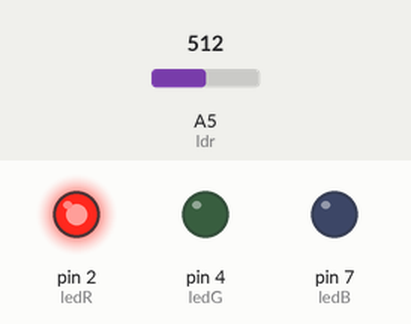
This sketch was run on a simulated Arduino Uno, built with avr-gcc and run on an emulated ATmega328P. Parts: output pins drawn as LEDs (lit = HIGH). The inputs (shaded band) are chosen by the test bench; at power-on: A5 (ldr) = 512. What the sketch prints to the serial monitor is not drawn.

Above: at 14.56 s.
At 15.36 s:
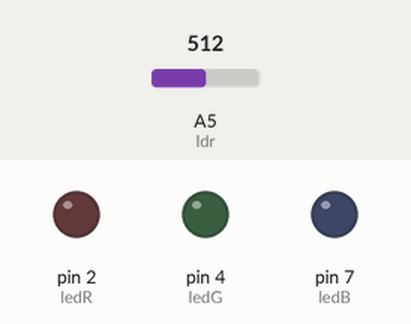
At 15.86 s:
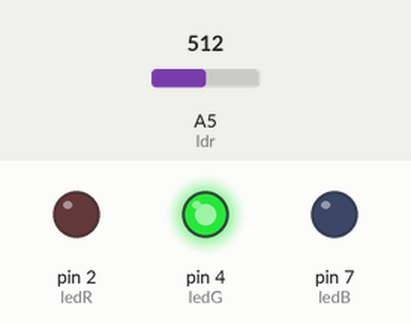
At 17.16 s:
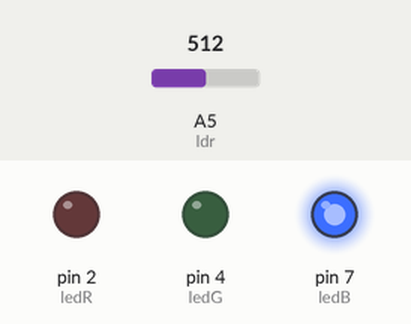
Timing chart, 0 to 17.5 s (numbered marks = the images above):
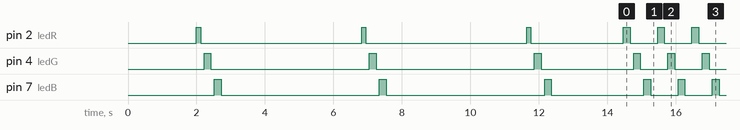

The sketch:

colorfinal.ino
```cpp
int r[4],g[4],b[4];
int i,k;
int cc=0;
int redc,greenc,bluec;
int ledR= 2,ledG= 4,ledB= 7,ldr=A5 ;
void readcolor()                                               // function to store colour order while linefollowing
{
  int cont;
  digitalWrite(ledR,HIGH);
  delay(20);
  r[cc]=(analogRead(ldr)+analogRead(ldr)+analogRead(ldr))/3;
  delay(100);
  Serial.print("  R=  ");
  Serial.print(r[cc]);
  digitalWrite(ledR,LOW);
  delay(100);
  digitalWrite(ledG,HIGH);
  delay(100);
  g[cc]=(analogRead(ldr)+analogRead(ldr)+analogRead(ldr))/3;
  delay(100);
  Serial.print("  G=  ");
  Serial.print(g[cc]);
  digitalWrite(ledG,LOW);
  delay(100);
  digitalWrite(ledB,HIGH);
  delay(100);
  b[cc]=(analogRead(ldr)+analogRead(ldr)+analogRead(ldr))/3;
  delay(100);
  Serial.print("  B=  ");
  Serial.print(b[cc]);
  digitalWrite(ledB,LOW);
  delay(100);
  /*for(cont=0;cont<cc;cont++)
  {
    if((r[cc]>=0.85*r[cont]&&r[cc]<=1.15*r[cont])&&(b[cc]>=0.85*b[cont] && b[cc]<=1.15*b[cont]) &&(g[cc]>=0.85*g[cont] && g[cc]<=1.15*g[cont]))
    {
      cc--;
      break;
    }
  }*/
  cc++;
}


void comparecolor()                                   // function to store color order of the stack
{
 digitalWrite(ledR,HIGH);
 delay(100);
  redc=(analogRead(ldr)+analogRead(ldr)+analogRead(ldr))/3;
  delay(100);
  digitalWrite(ledR,LOW);
  delay(100);
  digitalWrite(ledG,HIGH);
  delay(100);
  greenc=(analogRead(ldr)+analogRead(ldr)+analogRead(ldr))/3;
  delay(100);
  digitalWrite(ledG,LOW);
  delay(100);
  digitalWrite(ledB,HIGH);
  delay(100);
  bluec=(analogRead(ldr)+analogRead(ldr)+analogRead(ldr))/3;
  delay(100);
  digitalWrite(ledB,LOW);
  delay(100);
  for(i=0;i<3;i++)
    {
      if((redc<=1.15*r[i] && redc>=0.85*r[i]) && (bluec<=1.15*b[i] && bluec>=0.85*b[i]) && (greenc<=1.15*g[i] && greenc>=0.85*g[i]))
      {
        //rank[ctr]=i+1;
        //ctr++;
        Serial.println(i);
        break;
      }
    }
}
void setup() {
  // put your setup code here, to run once:
  Serial.begin(9600);
pinMode(ledR,OUTPUT);
pinMode(ledB,OUTPUT);
pinMode(ledG,OUTPUT);
pinMode(ldr,INPUT);
for(k=0;k<3;k++)
{
  Serial.print("input colour ");
  Serial.print(k);
  delay(2000);
  readcolor();
  Serial.println("   done ");
  delay(2000);
}
}

void loop() {
  // put your main code here, to run repeatedly:
comparecolor();
delay(100);
Serial.println("*************");
}
```

Measured:
- by itself, pin 2 (ledR): HIGH → LOW at 2.1 s, → HIGH 4.7 s later, → LOW 0.12 s later, → HIGH 4.7 s later, … (237 changes in this stretch)
- by itself, pin 4 (ledG): goes LOW 4.6 s, HIGH 0.20 s, LOW 4.6 s, HIGH 0.20 s, LOW 2.7 s, 115 × (HIGH 0.20 s, LOW 0.80 s), then HIGH
- by itself, pin 7 (ledB): HIGH → LOW at 2.7 s, → HIGH 4.6 s later, → LOW 0.20 s later, → HIGH 4.6 s later, … (235 changes in this stretch)
